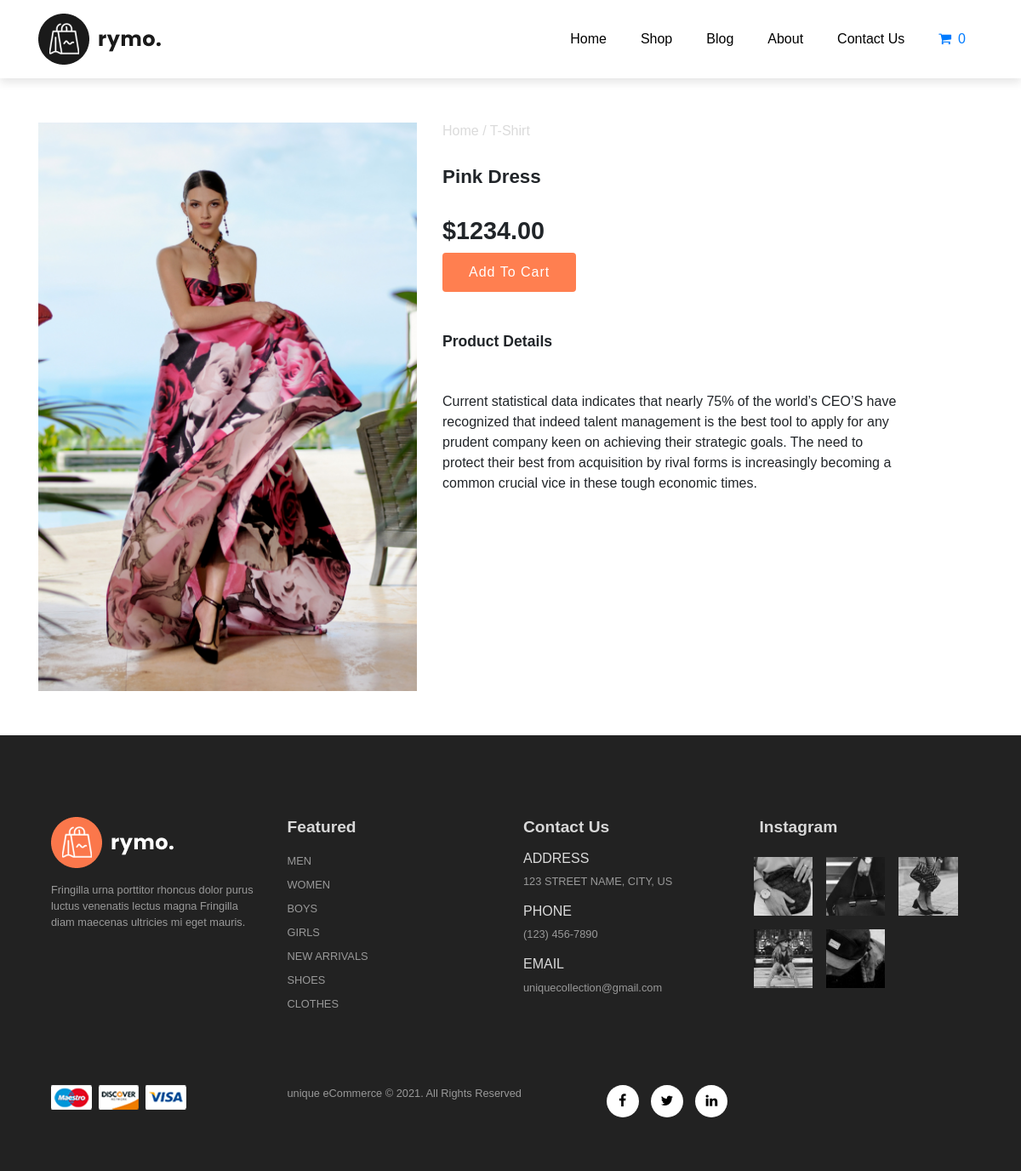
Page /2/pink-dress/ on the committed database.
### shop/models.py (models this page shows, shortened)
class Item(models.Model):
    CATEGORIES = (
        ('Men', 'Men'),
        ('Ladies', 'Ladies')
    )
    title = models.CharField(max_length=100)
    slug = models.SlugField(unique=True, db_index=True)
    category = models.CharField(choices=CATEGORIES, max_length=10)
    image = models.ImageField(upload_to='products/%Y/%m/%d', blank=True)
    available = models.BooleanField(default=True)
    description = models.TextField(blank=True)
    price = models.DecimalField(max_digits=10, decimal_places=2)
    date_created = models.DateField(default=timezone.now)
    date_updated = models.DateField(default=timezone.now)
    objects = ItemManager()
    class Meta:
        ordering = ('title',)
        index_together = (('id', 'slug'),)
    def get_add_to_cart_url(self):
        return reverse('shop:add-to-cart', args=[self.slug])

### shop/views.py (the view)
# urls.py: path('<int:id>/<slug:slug>/', item_detail, name='item_detail'),
def item_detail(request, id, slug):
    item = get_object_or_404(Item, id=id, slug=slug, available=True)
    context = {
        'item': item,
    }
    return render(request, 'shop/item_detail.html', context)

### shop/managers.py (called while the page is built)
    def available(self):
        return self.filter(available=True)

    def get_queryset(self):
        return ItemQuerySet(self.model, using=self.db)

    def all(self):
        return self.get_queryset().available()

### shop/templatetags/cart_template_tags.py (called while the page is built)
@register.filter
def cart_item_count(user):
    if user.is_authenticated:
        qs = Order.objects.filter(user=user, ordered=False)
        if qs.exists():
            return qs[0].items.count()
    return 0

### templates/shop/item_detail.html (shortened to what this page needs)
{% extends 'base.html' %}
{% load static %}
{% block content %}
<section class=" container sproduct my-5 pt-5">
  <div class="row mt-5">
    <div class="col-lg-5 col-md-12 col-12">
      <img id="MainImg" class="img-fluid w-100 pb-1" src="{% if item.image %}{{ item.image.url }}{% else %} {% static 'img/no_image.png' %} {% endif %}">
    </div>
    <div class="col-lg-6 col-md-12 col-12">
      <h6>Home / T-Shirt</h6>
      <h3 class="py-4">{{ item.title }}</h3>
      <h2>${{ item.price }}</h2>
      <a class=" btn buy-btn" href="{{ item.get_add_to_cart_url }}" type="submit">Add To Cart</a>
      <h4 class="mt-5 mb-5">Product Details</h4>
      <span>{{ item.description }}</span>
    </div>
  </div>
</section>
{% endblock content %}

### static/css/main.css (style rules this page uses)
* { margin: 0; padding: 0; box-sizing: border-box; }
body { font-family: 'Poppins', sans-serif; }
h2 { font-size: 1.8rem; font-weight: 600; }
h3 { font-size: 1.4rem; font-weight: 800; }
h4 { font-size: 1.1rem; font-weight: 600; }
h6 { color: #dbdbdb; }

### templates/shop/item_detail.html (style rules this page uses)
.buy-btn { background-color: coral; opacity: 1; transition: 0.3s all; color:#fff; padding: 10px 30px; letter-spacing:1px; }

### rows in the picture
Item: image (picture), title "Pink Dress", price "1234.00", description "Current statistical data indicates that nearly 75% of the world’s CEO’S have recognized that indeed talent management is the best tool to apply for any prudent company keen on achieving their strategic goals. The need to protect their best from acquisition by rival forms is increasingly becoming a common crucial vice in these tough economic times."

### other values in the picture
{{ request.user|cart_item_count }} "0"
